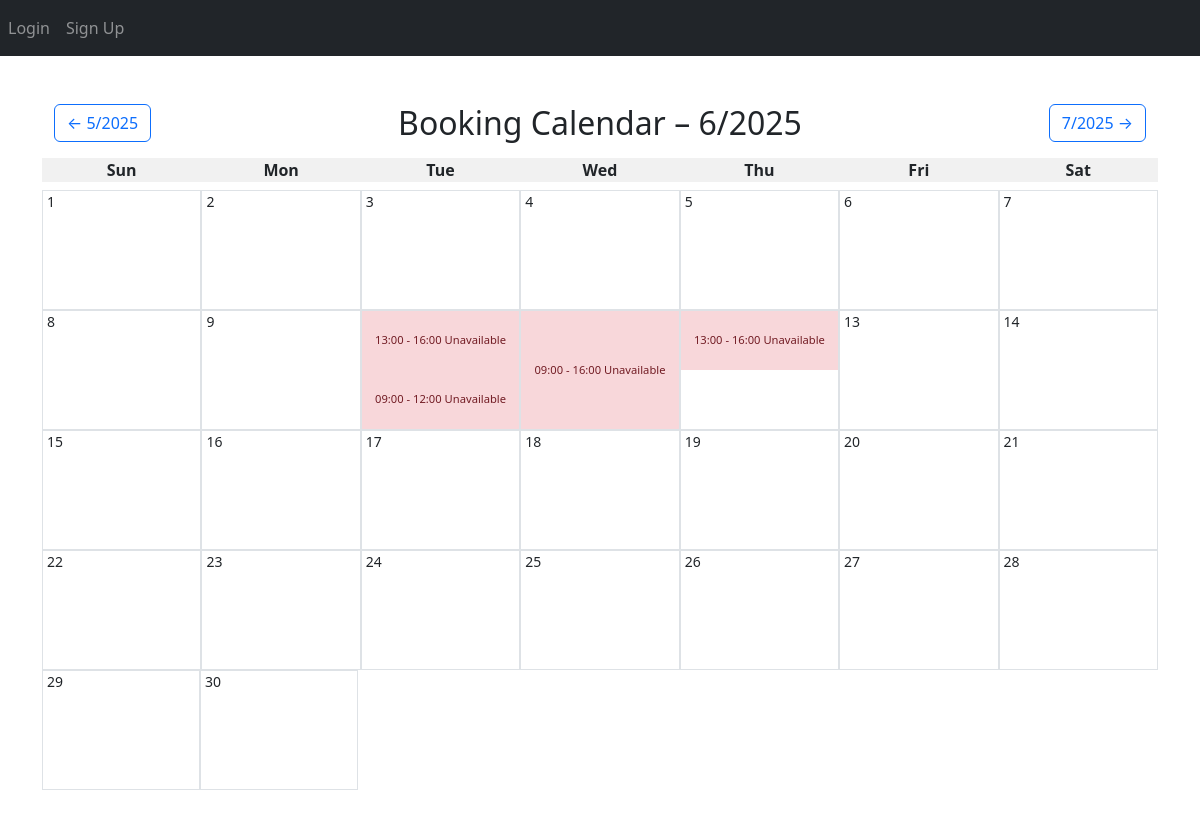
The app's page /Calendar with its own data.
### BookingSystem/userModel.py (models this page shows)
class Booking(db.Model, UserMixin):
    id = db.Column(db.Integer, primary_key=True)
    user_id = db.Column(db.Integer, db.ForeignKey('user.id'))
    name = db.Column(db.String(100), nullable=False)
    date = db.Column(db.Date, nullable=False)
    training_type = db.Column(db.String(50), nullable=False)
    time_slot = db.Column(db.String(20), nullable=False)
    created_at = db.Column(db.DateTime, default=datetime.utcnow)

### BookingSystem/views.py (the view)
@views.route('/Calendar')
@views.route('/Calendar/<int:year>/<int:month>/', methods=['GET', 'POST'])
def calendar_view(year=None, month=None):
    today = date.today()
    if year is None or month is None:
        year, month = today.year, today.month
    first_day = date(year, month, 1)
    start_weekday = (first_day.weekday() + 1) % 7
    days_in_month = monthrange(year, month)[1]
    calendar_days = [None] * start_weekday + [date(year, month, d) for d in range(1, days_in_month + 1)]
    while len(calendar_days) % 7:
        calendar_days.append(None)
    bookings = Booking.query.filter(
        db.extract('year', Booking.date) == year,
        db.extract('month', Booking.date) == month
    ).all()
    booked_by_day = {}
    for booking in bookings:
        booked_by_day.setdefault(booking.date.day, []).append({
            "user_id": booking.user_id,
            "training_type": booking.training_type,
            "time_slot": booking.time_slot,
        })
    if month == 1:
        prev_month, prev_year = 12, year - 1
    else:
        prev_month, prev_year = month - 1, year
    if month == 12:
        next_month, next_year = 1, year + 1
    else:
        next_month, next_year = month + 1, year
    return render_template(
        'calendar.html',
        calendar_days=calendar_days,
        year=year,
        month=month,
        prev_year=prev_year,
        prev_month=prev_month,
        next_year=next_year,
        next_month=next_month,
        booked_by_day=booked_by_day,
        user=current_user
    )

### BookingSystem/templates/Calendar.html (shortened to what this page needs)
{% extends "base.html" %}
{% block title %}Calendar{% endblock %} {% block content %}
<!DOCTYPE html>
<html lang="en">
<head>
  <link href="https://cdn.jsdelivr.net/npm/bootstrap@5.3.2/dist/css/bootstrap.min.css" rel="stylesheet">
</head>
<body>
  <div class="container py-5">
    <div class="d-flex justify-content-between align-items-center mb-3">
        <a href="{{ url_for('views.calendar_view', year=prev_year, month=prev_month) }}"
        class="btn btn-outline-primary">
        &larr; {{ prev_month }}/{{ prev_year }}
        </a>
        <h2 class="mb-0">Booking Calendar &ndash; {{ month }}/{{ year }}</h2>
        <a href="{{ url_for('views.calendar_view', year=next_year, month=next_month) }}"
        class="btn btn-outline-primary">
        {{ next_month }}/{{ next_year }} &rarr;
        </a>
    </div>
    <div class="row text-center mb-2">
      <div class="col calendar-header">Sun</div>
      <div class="col calendar-header">Mon</div>
      <div class="col calendar-header">Tue</div>
      <div class="col calendar-header">Wed</div>
      <div class="col calendar-header">Thu</div>
      <div class="col calendar-header">Fri</div>
      <div class="col calendar-header">Sat</div>
    </div>
    {% for week in range(0, calendar_days|length, 7) %}
    <div class="row text-center">
        {% for day in calendar_days[week:week+7] %}
        {% if day %}
            <div class="col calendar-day p-0" onclick="openTrainingBookingModal('{{ day.isoformat() }}')">
            <div class="calendar-day-inner border">
                <div class="position-absolute top-0 start-0 w-100 text-start ps-1 small">{{ day.day }}</div>
                {% set bookings = booked_by_day.get(day.day) %}
                {% if bookings %}
                {% for b in bookings %}
                    {% if b.user_id == user.id %}
                        <div class="calendar-slot slot-{{ b.training_type }}">{{ b.time_slot }}</div>
                        {% if b.training_type == 'full_day' %}
                            <div class="calendar-slot slot-full">{{ b.time_slot }}</div>
                        {% elif b.training_type == 'morning_half' %}
                            <div class="calendar-slot slot-morning">{{ b.time_slot }}</div>
                        {% elif b.training_type == 'afternoon_half' %}
                            <div class="calendar-slot slot-afternoon">{{ b.time_slot }}</div>
                        {% endif %}
                    {% else %}
                        <div class="calendar-slot slot-unavailable"
                            style="
                            {{ 'top: 0;' if b.training_type == 'afternoon_half' else '' }}
                            {{ 'bottom: 0;' if b.training_type == 'morning_half' else '' }}
                            {{ 'height: 100%;' if b.training_type == 'full_day' else '' }}">
                        {{ b.time_slot }} Unavailable
                        </div>
                    {% endif %}
                {% endfor %}
                {% else %}
                <div class="calendar-slot" style="height: 100%; visibility: hidden;"></div>
                {% endif %}
            </div>
            </div>
        {% else %}
            <div class="col calendar-day text-muted border" style="height: 100%; visibility: hidden;""></div>
        {% endif %}
        {% endfor %}
    </div>
    {% endfor %}
</body>
</html>
{% endblock %}

### BookingSystem/templates/base.html (shortened to what this page needs)
<!DOCTYPE html>
<html>
  <head>
    <link
      rel="stylesheet"
      href="https://stackpath.bootstrapcdn.com/bootstrap/4.4.1/css/bootstrap.min.css"
    />
    <link
      rel="stylesheet"
      href="https://stackpath.bootstrapcdn.com/font-awesome/4.7.0/css/font-awesome.min.css"
    />
  </head>
  <body>
    <nav class="navbar navbar-expand-lg navbar-dark bg-dark">
      <div class="collapse navbar-collapse" id="navbar">
        <div class="navbar-nav">
          {% if user.is_authenticated %}
          <a class="nav-item nav-link" id="home" href="/">Home</a>
          <a class="nav-item nav-link" id="Calendar" href="/Calendar">Calendar</a>
          <a class="nav-item nav-link" id="logout" href="/logout">Logout</a>
          {% else %}
          <a class="nav-item nav-link" id="login" href="/login">Login</a>
          <a class="nav-item nav-link" id="signUp" href="/sign_up">Sign Up</a>
          {% endif %}
        </div>
      </div>
    </nav>
    <div class="container">{% block content %} {% endblock %}</div>
  </body>
</html>

### BookingSystem/templates/Calendar.html (style rules this page uses)
.calendar-day { height: 120px; position: relative; padding: 0; overflow: hidden; }
.calendar-day-inner { height: 100%; position: relative; width: 100%; }
.calendar-header { background-color: #f1f1f1; text-align: center; font-weight: bold; }
.calendar-day-inner { position: relative; height: 100%; width: 100%; }
.calendar-slot { height: 50%; width: 100%; position: absolute; left: 0; display: flex; align-items: center; justify-content: center; font-size: 0.7rem; font-weight: 500; color: #000; padding: 2px; text-align: center; }
.slot-unavailable { background-color: #f8d7da; color: #721c24; height: 50%; width: 100%; position: absolute; display: flex; align-items: center; justify-content: center; font-size: 0.7rem; font-weight: 500; text-align: center; padding: 2px; }

### records on screen
Booking: time_slot "09:00 - 12:00"
Booking: time_slot "13:00 - 16:00"
Booking: time_slot "09:00 - 16:00"
Booking: time_slot "13:00 - 16:00"

### other values on screen
{{ prev_month }} "5"
{{ prev_year }} "2025"
{{ month }} "6"
{{ year }} "2025"
{{ next_month }} "7"
{{ next_year }} "2025"
{{ day.day }} "1" "2" "3" "4" "5" "6" "7" "8" "9" "13" "14" "15" "16" "17" "18" "19" "20" "21" "22" "23" "24" "25" "26" "27" "28" "29" "30"
